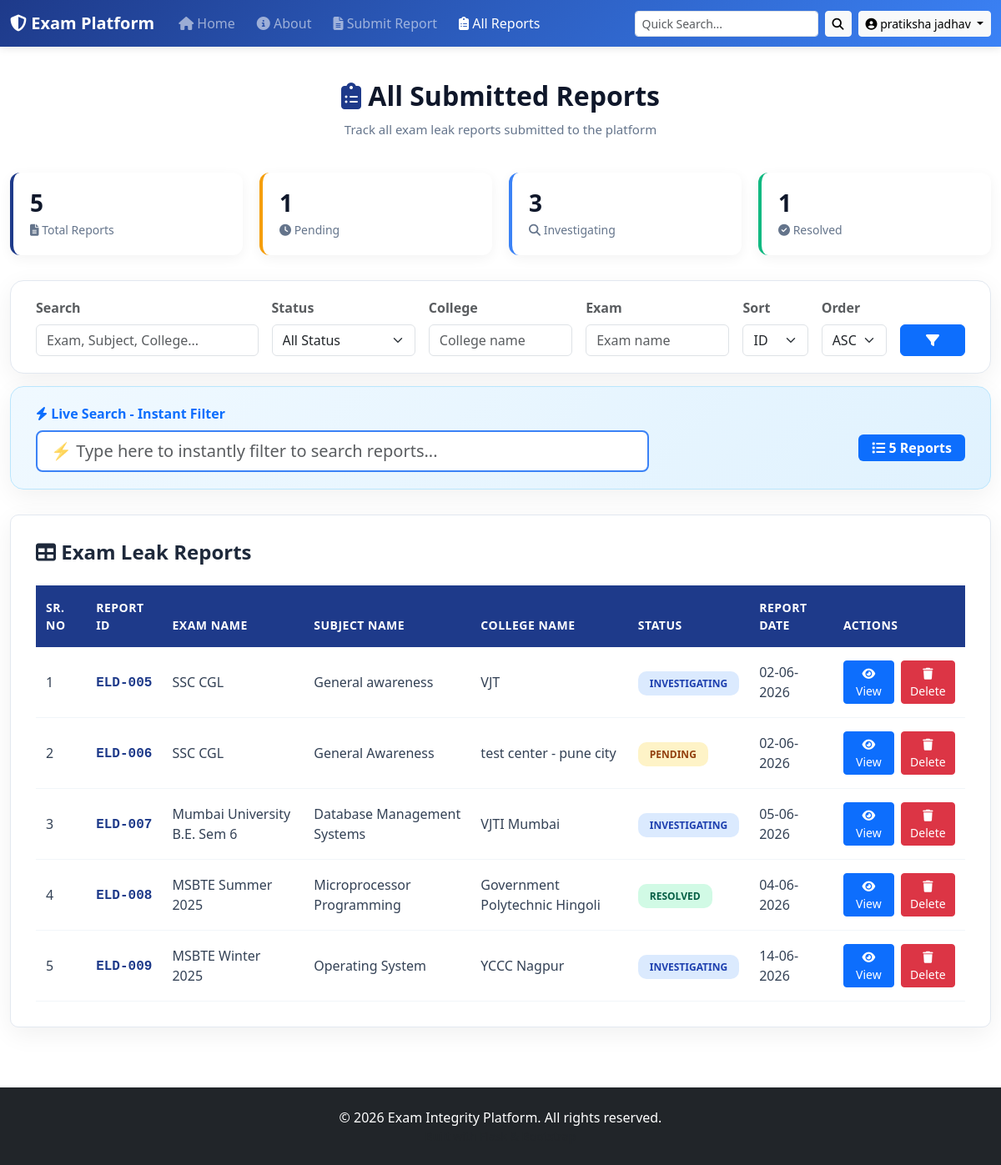
Page /report (signed in) on the earlier database version.
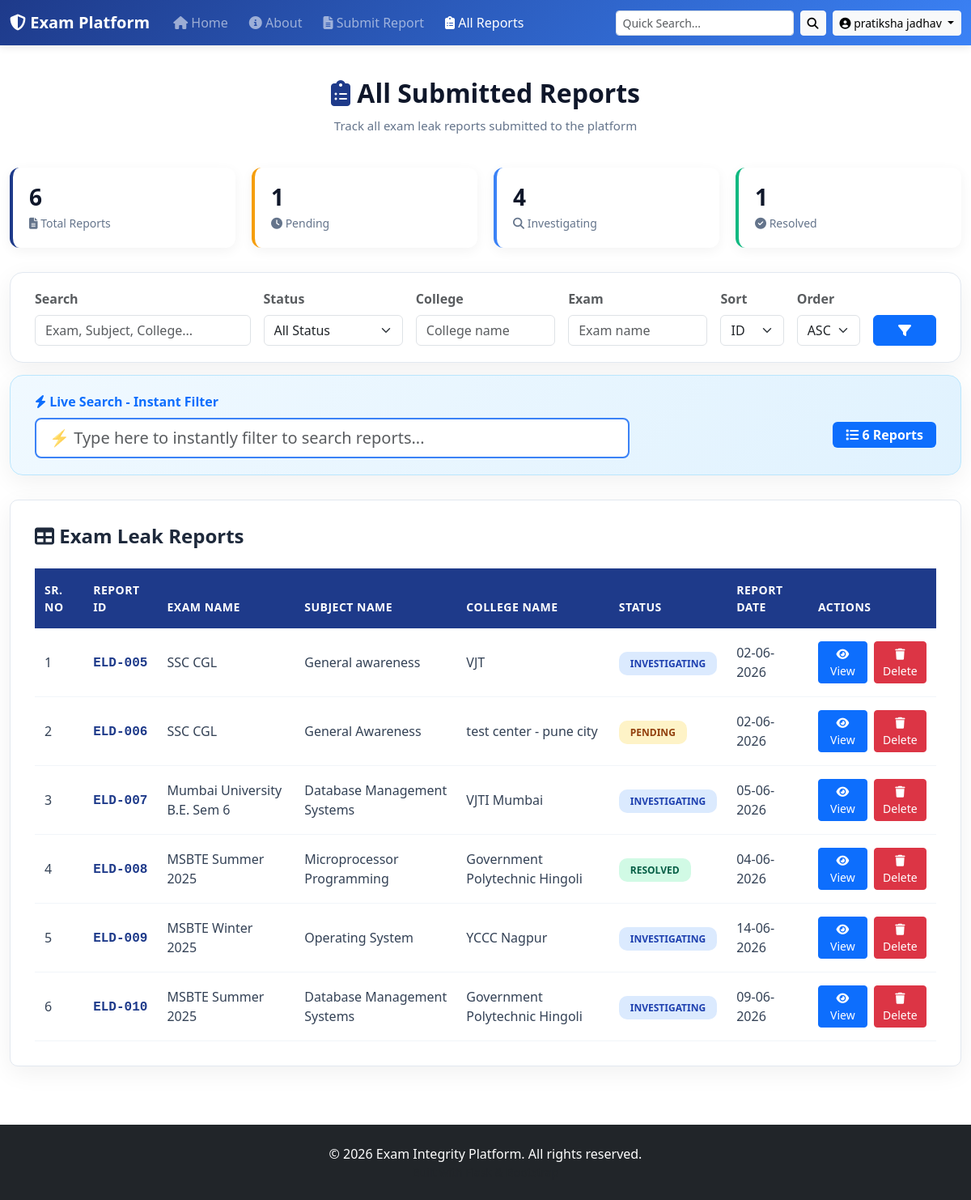
Same page on the later database version.
### tables this page shows
CREATE TABLE users (
                    id INTEGER PRIMARY KEY AUTOINCREMENT,
                    username TEXT UNIQUE NOT NULL,
                    password TEXT NOT NULL,
                    created_at TIMESTAMP DEFAULT CURRENT_TIMESTAMP
                );

CREATE TABLE entries (
            id INTEGER PRIMARY KEY AUTOINCREMENT,
            exam_name TEXT NOT NULL,
            subject_name TEXT NOT NULL,
            college_name TEXT NOT NULL,
            status TEXT NOT NULL,
            report_date TEXT NOT NULL,
            description TEXT NOT NULL,
            created_at TIMESTAMP DEFAULT CURRENT_TIMESTAMP
        );

### app.py (the view, shortened to what this page needs)
@app.route('/report')
@login_required
def report_list():
    search = request.args.get('search', '').strip()
    sort_by = request.args.get('sort', 'display_id')
    order = request.args.get('order', 'asc')
    status_filter = request.args.get('status', '').strip()
    exam_filter = request.args.get('exam', '').strip()
    college_filter = request.args.get('college', '').strip()
    all_reports = []
    conn = get_db()
    conn.row_factory = sqlite3.Row
    db_count = conn.execute('SELECT COUNT(*) FROM entries').fetchone()[0]
    valid_sorts = ['id', 'exam_name', 'subject_name', 'college_name', 'status', 'report_date']
    sort_column = 'id' if sort_by == 'display_id' else sort_by
    if sort_column not in valid_sorts:
        sort_column = 'id'
    sort_order = 'DESC' if order == 'desc' else 'ASC'
    query = 'SELECT * FROM entries WHERE 1=1'
    params = []
    if search:
        query += ' AND (exam_name LIKE? OR subject_name LIKE? OR college_name LIKE? OR status LIKE? OR description LIKE?)'
        search_term = f'%{search}%'
        params.extend([search_term] * 5)
    if status_filter:
        query += ' AND status =?'
        params.append(status_filter)
    if exam_filter:
        query += ' AND exam_name =?'
        params.append(exam_filter)
    if college_filter:
        query += ' AND college_name =?'
        params.append(college_filter)
    query += f' ORDER BY {sort_column} {sort_order}'
    db_reports = conn.execute(query, params).fetchall()
    conn.close()
    for i, row in enumerate(db_reports, 1):
        report_dict = dict(row)
        report_dict['display_id'] = f"ELD-{i:03d}"
        report_dict['is_dummy'] = False
        report_dict['view_url'] = url_for('view_report', id=report_dict['id'])
        report_dict['delete_url'] = url_for('delete_report', id=report_dict['id'])
        if report_dict['report_date']:
            try:
                date_obj = datetime.strptime(report_dict['report_date'], '%Y-%m-%d')
                report_dict['report_date'] = date_obj.strftime('%d-%m-%Y')
            except:
                pass
        all_reports.append(report_dict)
    return render_template("reports.html",
                         reports=all_reports,
                         search=search,
                         sort_by=sort_by,
                         order=order)

### app.py (called while the page is built)
@login_manager.user_loader
def load_user(user_id):
    conn = get_db()
    user = conn.execute('SELECT * FROM users WHERE id =?', (user_id,)).fetchone()
    conn.close()
    if user:
        return User(id=user['id'], username=user['username'])
    return None

### database.py (called while the page is built)
def get_db():
    conn = sqlite3.connect('myproject.db')
    conn.row_factory = sqlite3.Row
    return conn

### templates/reports.html (shortened to what this page needs)
{% extends "base.html" %}
{% block content %}
<link href="https://cdn.jsdelivr.net/npm/bootstrap@5.3.0/dist/css/bootstrap.min.css" rel="stylesheet">
<link rel="stylesheet" href="https://cdnjs.cloudflare.com/ajax/libs/font-awesome/6.4.0/css/all.min.css">
<div class="reports-wrapper">
    <div class="reports-header">
        <h2><i class="fas fa-clipboard-list" style="color:#1e3a8a;"></i> All Submitted Reports</h2>
        <p>Track all exam leak reports submitted to the platform</p>
    </div>
    <div class="stats-row">
        <div class="stat-box">
            <h4>{{ reports|length }}</h4>
            <p><i class="fas fa-file-alt"></i> Total Reports</p>
        </div>
        <div class="stat-box" style="border-left-color: #f59e0b;">
            <h4>{{ reports|selectattr('status', 'equalto', 'Pending')|list|length }}</h4>
            <p><i class="fas fa-clock"></i> Pending</p>
        </div>
        <div class="stat-box" style="border-left-color: #3b82f6;">
            <h4>{{ reports|selectattr('status', 'equalto', 'Investigating')|list|length }}</h4>
            <p><i class="fas fa-search"></i> Investigating</p>
        </div>
        <div class="stat-box" style="border-left-color: #10b981;">
            <h4>{{ reports|selectattr('status', 'in', ['Resolved', 'Solved'])|list|length }}</h4>
            <p><i class="fas fa-check-circle"></i> Resolved</p>
        </div>
    </div>
    <div class="search-box">
        <form method="GET" action="{{ url_for('report_list') }}" class="row g-3 align-items-end">
            <div class="col-md-3">
                <label class="form-label fw-bold text-muted">Search</label>
                <input type="text" name="search" class="form-control"
                       placeholder="Exam, Subject, College..."
                       value="{{ search or '' }}">
            </div>
            <div class="col-md-2">
                <label class="form-label fw-bold text-muted">Status</label>
                <select name="status" class="form-select">
                    <option value="">All Status</option>
                </select>
            </div>
            <div class="col-md-2">
                <label class="form-label fw-bold text-muted">College</label>
                <input type="text" name="college" class="form-control"
                       placeholder="College name"
                       value="{{ request.args.get('college', '') }}">
            </div>
            <div class="col-md-2">
                <label class="form-label fw-bold text-muted">Exam</label>
                <input type="text" name="exam" class="form-control"
                       placeholder="Exam name"
                       value="{{ request.args.get('exam', '') }}">
            </div>
            <div class="col-md-1">
                <label class="form-label fw-bold text-muted">Sort</label>
                <select name="sort" class="form-select">
                    <option value="id" {% if sort_by == 'id' or sort_by == 'display_id' %}selected{% endif %}>ID</option>
                </select>
            </div>
            <div class="col-md-1">
                <label class="form-label fw-bold text-muted">Order</label>
                <select name="order" class="form-select">
                    <option value="asc" {% if order == 'asc' %}selected{% endif %}>ASC</option>
                </select>
            </div>
            <div class="col-md-1">
                <button type="submit" class="btn btn-primary w-100">
                    <i class="fas fa-filter"></i>
                </button>
            </div>
        </form>
    </div>
    <div class="search-box" style="margin-top: -15px; background: linear-gradient(135deg, #f0f9ff 0%, #e0f2fe 100%); border-color: #bae6fd;">
        <div class="row align-items-center">
            <div class="col-md-8">
                <label class="form-label fw-bold text-primary mb-2">
                    <i class="fas fa-bolt"></i> Live Search - Instant Filter
                </label>
                <input type="text"
                       id="liveSearchInput"
                       class="form-control form-control-lg"
                       placeholder="⚡ Type here to instantly filter to search reports..."
                       style="border: 2px solid #3b82f6;">
            </div>
            <div class="col-md-4 text-end">
                <div class="mt-4">
                    <span id="rowCount" class="badge bg-primary fs-6 px-3 py-2">
                        <i class="fas fa-list"></i> {{ reports|length }} Reports
                    </span>
                </div>
            </div>
        </div>
    </div>
    <div class="table-card">
        <h4 style="margin-bottom: 25px; color: #1e293b; font-weight: 700;">
            <i class="fas fa-table"></i> Exam Leak Reports
        </h4>
        {% if reports %}
        <table class="table table-hover">
                     <thead>
                <tr>
                    <th>Sr. No</th>
                    <th>Report ID</th>
                    <th>Exam Name</th>
                    <th>Subject Name</th>
                    <th>College Name</th>
                    <th>Status</th>
                    <th>Report Date</th>
                    <th>Actions</th>
                </tr>
            </thead>
            <tbody id="reportTableBody">
                {% for report in reports %}
                <tr>
                    <td>{{ loop.index }}</td>
                    <td>
                        <span class="report-id">ELD-{{ '%03d'| format (report.id)}}</span>
                    </td>
                    <td>{{ report['exam_name'] }}</td>
                    <td>{{ report['subject_name'] }}</td>
                    <td>{{ report['college_name'] }}</td>
                    <td>
                        <span class="status-badge status-{{ report['status'] }}">{{ report['status'] }}</span>
                    </td>
                    <td>{{ report['report_date'] }}</td>
                    <td>
                        <div style="display: flex; gap: 8px; align-items: center;">
                            <a href="{{ report.view_url }}" class="btn btn-primary btn-sm">
                                <i class="fas fa-eye"></i> View
                            </a>
                            {% if not report.is_dummy and report.delete_url %}
                            <form action="{{ report.delete_url }}" method="POST" style="margin:0;">
                                  <button type="submit" class="btn btn-danger btn-sm"
                                    onclick="return confirm('Are you sure you want to delete this report?');">
                                    <i class="fas fa-trash"></i> Delete
                                  </button>
                            </form>
                            {% else %}
                            <button class="btn btn-secondary btn-sm" disabled title="Dummy report - cannot delete">
                                <i class="fas fa-trash"></i> Delete
                            </button>
                            {% endif %}
                        </div>
                    </td>
                </tr>
                {% endfor %}
            </tbody>
        </table>
        {% endif %}
    </div>
</div>
{% endblock %}

### templates/base.html (shortened to what this page needs)
<!DOCTYPE html>
<html lang="en">
<head>
    <link href="https://cdn.jsdelivr.net/npm/bootstrap@5.3.0/dist/css/bootstrap.min.css" rel="stylesheet">
    <link rel="stylesheet" href="https://cdnjs.cloudflare.com/ajax/libs/font-awesome/6.4.0/css/all.min.css">
</head>
<body>
<nav class="navbar navbar-expand-lg navbar-dark" style="background: linear-gradient(135deg, #1e3a8a 0%, #3b82f6 100%);">
    <div class="container-fluid" style="max-width: 1400px;">
        <a class="navbar-brand" href="{{ url_for('home') }}">
            <i class="fas fa-shield-alt"></i> Exam Platform
        </a>
        <div class="collapse navbar-collapse" id="navbarContent">
            <ul class="navbar-nav me-auto mb-2 mb-lg-0">
                <li class="nav-item">
                    <a class="nav-link {% if request.endpoint == 'home' %}active{% endif %}" href="{{ url_for('home') }}">
                        <i class="fas fa-home"></i> Home
                    </a>
                </li>
                <li class="nav-item">
                    <a class="nav-link {% if request.endpoint == 'about' %}active{% endif %}" href="{{ url_for('about') }}">
                        <i class="fas fa-info-circle"></i> About
                    </a>
                </li>
                {% if current_user.is_authenticated %}
                <li class="nav-item">
                    <a class="nav-link {% if request.endpoint == 'form' %}active{% endif %}" href="{{ url_for('form') }}">
                        <i class="fas fa-file-alt"></i> Submit Report
                    </a>
                </li>
                <li class="nav-item">
                    <a class="nav-link {% if request.endpoint == 'report_list' %}active{% endif %}" href="{{ url_for('report_list') }}">
                        <i class="fas fa-clipboard-list"></i> All Reports
                    </a>
                </li>
                {% endif %}
            </ul>
            <div class="d-flex align-items-center gap-2">
                {% if current_user.is_authenticated %}
                <form class="d-flex" action="{{ url_for('report_list') }}" method="GET">
                    <input class="form-control form-control-sm search-input me-2"
                           type="search"
                           name="search"
                           placeholder="Quick Search..."
                           style="min-width: 200px;">
                    <button class="btn btn-light btn-sm" type="submit" title="Search">
                        <i class="fas fa-search"></i>
                    </button>
                </form>
                {% endif %}
                {% if current_user.is_authenticated %}
                    <div class="dropdown">
                        <button class="btn btn-light btn-sm dropdown-toggle" type="button" data-bs-toggle="dropdown">
                            <i class="fas fa-user-circle"></i> {{ current_user.username }}
                        </button>
                    </div>
                {% endif %}
            </div>
        </div>
    </div>
</nav>
<main class="container-fluid py-4" style="max-width: 1400px;">
    {% block content %}{% endblock %}
</main>
<footer class="bg-dark text-white text-center py-4 mt-5">
    <div class="container">
        <p class="mb-0">&copy; 2026 Exam Integrity Platform. All rights reserved.</p>
        <p class="text-muted small mb-0">Built with Flask & Bootstrap</p>
    </div>
</footer>
</body>
</html>

### templates/base.html (style rules this page uses)
body { font-family: 'Segoe UI', Tahoma, Geneva, Verdana, sans-serif; background: #f8fafc; }
.navbar { box-shadow: 0 2px 10px rgba(0,0,0,0.1); padding: 12px 0; }
.navbar-brand { font-size: 20px; font-weight: 800; }
.nav-link { font-weight: 500; margin: 0 5px; border-radius: 6px; transition: all 0.3s; }
.btn { font-weight: 600; border-radius: 8px; transition: all 0.3s; }
.search-input { border-radius: 8px; border: 2px solid rgba(255,255,255,0.3); background: rgba(255,255,255,0.1); color: white; }
.search-input::placeholder { color: rgba(255,255,255,0.7); }

### templates/reports.html (style rules this page uses)
.reports-wrapper { max-width: 1400px; margin: 0 auto; }
.reports-header { text-align: center; margin-bottom: 40px; }
.reports-header h2 { font-size: 32px; color: #0f172a; font-weight: 800; margin-bottom: 10px; }
.reports-header p { color: #64748b; font-size: 15px; }
.table-card { background: white; border-radius: 10px; padding: 30px; box-shadow: 0 8px 30px rgba(0,0,0,0.06); border: 1px solid #e2e8f0; overflow-x: auto; }
.table { margin-bottom: 0; }
.table thead th { background: #1e3a8a; color: white; font-weight: 600; padding: 16px 12px; border: none; font-size: 14px; text-transform: uppercase; letter-spacing: 0.5px; }
.table tbody td { padding: 16px 12px; vertical-align: middle; color: #334155; border-color: #f1f5f9; }
.status-badge { padding: 6px 14px; border-radius: 10px; font-size: 12px; font-weight: 700; text-transform: uppercase; }
.status-Pending { background: #fef3c7; color: #92400e; }
.status-Investigating { background: #dbeafe; color: #1e40af; }
.status-Resolved, .status-Solved { background: #d1fae5; color: #065f46; }
.report-id { font-weight: 700; color: #1e3a8a; font-family: monospace; }
.stats-row { display: flex; gap: 20px; margin-bottom: 30px; flex-wrap: wrap; }
.stat-box { flex: 1; min-width: 200px; background: white; padding: 20px; border-radius: 12px; box-shadow: 0 4px 15px rgba(0,0,0,0.05); border-left: 4px solid #1e3a8a; }
.stat-box h4 { font-size: 28px; color: #0f172a; margin: 0; font-weight: 800; }
.stat-box p { color: #64748b; margin: 5px 0 0; font-size: 14px; }
.search-box { background: white; border-radius: 16px; padding: 20px 30px; box-shadow: 0 8px 30px rgba(0,0,0,0.06); border: 1px solid #e2e8f0; margin-bottom: 30px; }

Differences in the rows shown:
added entries: id "010", exam_name "MSBTE Summer 2025", subject_name "Database Management Systems", college_name "Government Polytechnic Hingoli", status "INVESTIGATING", report_date "09-06-2026"
Other differences:
{{ reports|length }}: "5" → "6"
{{ reports|selectattr('status', 'equalto', 'Investigating')|list|length }}: "3" → "4"
